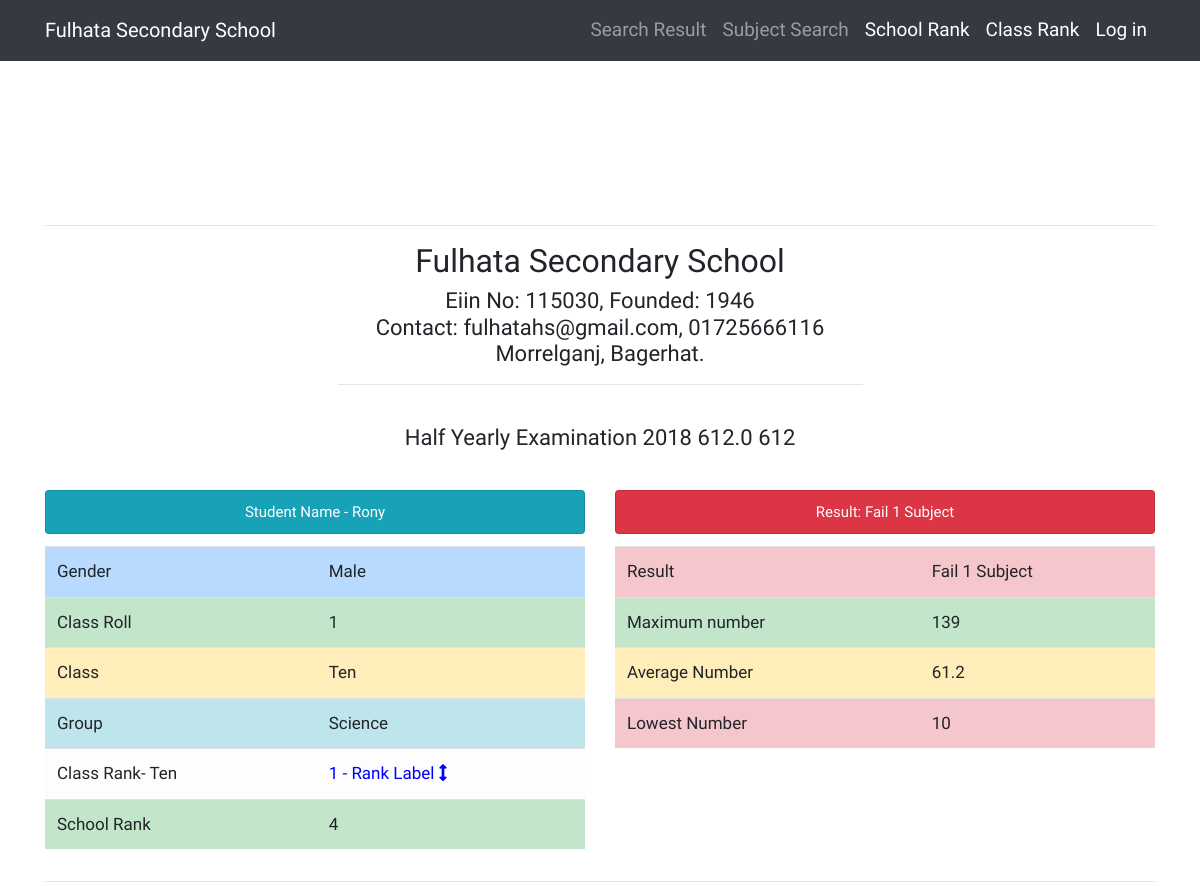
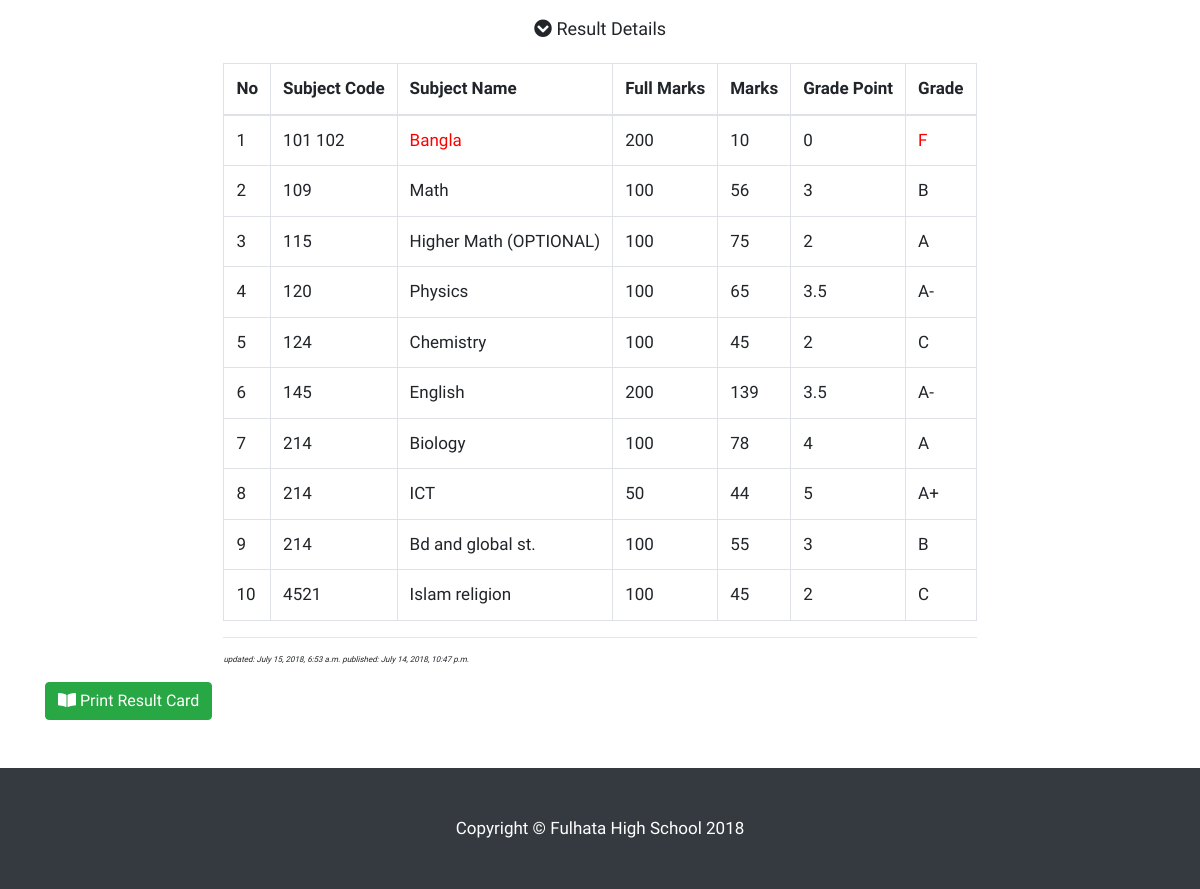
The app's page /results/45/std-detail/ with its own data (2 pictures, top to bottom).
### results/models.py (models this page shows, shortened)
class StdCommon(models.Model):
    pub_date = models.DateTimeField(auto_now_add=True)
    update_date = models.DateTimeField(auto_now=True)

class StudentInfo(StdCommon):
    std_name = models.CharField('Student Name',max_length=100, help_text='Type only student Full Name like as Nazmul Islam or Nazrul Islam')
    std_class = models.CharField('Student Class',max_length=2, choices=STD_CLASS, default=6, help_text='Select a class')
    std_roll = models.IntegerField('Roll Number',help_text='Type Student Roll Number (Only Number)')
    std_group=models.CharField('Group', choices=STD_GROUP, max_length=1, default='G')
    std_gender=models.CharField('Gender', max_length=10, choices=STD_GENDER, default='MALE')
    std_subjects = models.ManyToManyField(StdSubject)
    std_total_marks = models.FloatField('Total Marks', default=0, blank=True, null=True)
    std_gpa = models.CharField('GPA', max_length=50,default='F', blank=True, null=True)
    std_grade_point_total_sum=models.FloatField('Total Avg Number per Subject', blank=True, null=True) # toal grade point sum
    std_grade_point_total_subject_avg = models.FloatField(
        'Total GPA', blank=True, null=True) #avg gradepoint
    std_fail_subject=models.IntegerField('Fail Subject', blank=True, null=True)
    school_rank=models.IntegerField('Student Rank in School',default=0, blank=True, null=True)
    class_rank = models.IntegerField(
        'Student Rank in Class', default=0, blank=True, null=True)
    class Meta:
            verbose_name = ("Student Detail")
            verbose_name_plural = ("Student Detail's")
            ordering = ['std_roll']
    def total_marks_sum(self):
        std_id = self.id
        x = Marks.objects.filter(std_name=std_id).aggregate(
            total_number=Sum('subject_marks')).get('total_number', 0)
        return x

class StdCommon(models.Model):
    pub_date = models.DateTimeField(auto_now_add=True)
    update_date = models.DateTimeField(auto_now=True)

class Rank(models.Model):
    std = models.ForeignKey(StudentInfo, related_name='std', on_delete=models.CASCADE)
    total_marks = models.DecimalField(
        max_digits=5, decimal_places=2, help_text='Please give proper number', default=0)
    total_gpa = models.DecimalField(
        max_digits=5, decimal_places=2, help_text='Please give proper number', default=0)
    class_rank = models.IntegerField(default=0)
    school_rank=models.IntegerField('All School Rank', default=0)
    class Meta:
            verbose_name = ("Rank")
            verbose_name_plural = ("Rank")
            ordering = ['class_rank']

class Marks(StdCommon):
    std_name = models.ForeignKey(
        StudentInfo, on_delete=models.CASCADE)
    subject_name = models.ForeignKey(StdSubject, on_delete=models.CASCADE)
    subject_marks=models.DecimalField(max_digits=5, decimal_places=2, help_text='Please give proper number')
    subject_gradepoint=models.DecimalField('Grade Point', max_digits=3, decimal_places=1, blank=True, null=True, help_text="Please keep blank")
    subject_gpa = models.CharField('Subject GPA', max_length=5, blank=True, null=True, help_text="Please keep blank")
    class Meta:
        verbose_name = ("Mark Details")
        verbose_name_plural = ("Result Sheet Details")
        ordering = ['subject_name']

class StdSubject(StdCommon):
    subject_name = models.CharField('Subject Name', max_length=100)
    teacher=models.ForeignKey(SubjectTecher, on_delete=models.CASCADE, related_name='teacher')
    subject_group = models.CharField(
        'Subject Group', choices=STD_GROUP, default='G', max_length=10)
    subject_code=models.CharField('Subject Code', max_length=10)
    subjet_class = models.CharField(
        'Subject Class', max_length=2, choices=STD_CLASS, default='6')
    subject_type = models.CharField(
        'Subject Type', max_length=1, default=REGULAR, choices=SUBJECT_TYPE_CHOICE)
    subject_full_marks = models.DecimalField(
        'Full Marks', max_digits=5, decimal_places=2, default=100)
    subject_pass_marks = models.DecimalField(
        'Pass Marks', max_digits=5, decimal_places=2, default=33)
    subject_form_searh_name=models.CharField('Subject Search Form name', max_length=500, blank=True, null=True)
    class Meta:
        verbose_name = ("Subject")
        verbose_name_plural = ("Subject")
        ordering = ['subject_code']

### results/views.py (the view)
# urls.py: re_path(r'^(?P<pk>\d+)/std-detail/$', StudentDetails.as_view(), name='std_details'),
class StudentDetails(DetailView):
    template_name = 'results/student_details.html'
    model=StudentInfo
    def get_context_data(self, **kwargs):
        failed = 0
        same_subject=[]
        std=self.kwargs['pk']
        context = super(StudentDetails, self).get_context_data(**kwargs)
        std_gpa=StudentInfo.objects.get(id=std)
        for i in std_gpa.marks_set.filter(subject_name__subject_type__startswith='R').order_by('-pub_date'):
            if i.subject_name not in same_subject:
                same_subject.append(i.subject_name)
                if i.subject_gpa == 'F':
                    failed = failed+1
        context['subject_max_number'] = std_gpa.marks_set.all().aggregate(
            sp=Max('subject_marks')).get('sp', '0')
        context['sub_avg_number'] = std_gpa.marks_set.all().aggregate(
            sp=Avg('subject_marks')).get('sp', '0')
        context['subject_min_number'] = std_gpa.marks_set.all().aggregate(
            sp=Min('subject_marks')).get('sp', '0')
        context['ranks']=Rank.objects.get(std=std_gpa)
        subject_grade= ((std_gpa.marks_set.filter(
            subject_gradepoint__gte=1).aggregate(sp=Sum('subject_gradepoint')).get('sp', 0)))
        total_marks = ((std_gpa.marks_set.all().aggregate(
            sp=Sum('subject_marks')).get('sp', 0)))
        if subject_grade == None or total_marks == None:
            context['toatal_grade_point'] = 0
            context['total_marks'] = 0
        else:
            if int(std_gpa.std_class) == 6 or int(std_gpa.std_class) == 7 :
                context['toatal_grade_point'] = subject_grade/7
                context['total_marks'] = total_marks
            elif int(std_gpa.std_class) == 8:
                context['toatal_grade_point'] = subject_grade/7
                context['total_marks'] = total_marks
            elif int(std_gpa.std_class) == 9 or int(std_gpa.std_class) == 10:
                context['toatal_grade_point'] = subject_grade/9
                context['total_marks'] = total_marks
        context['fail'] = failed
        return context

### results/templates/results/student_details.html (shortened to what this page needs)
{% extends "results/base.html" %}
{% block main_content %}
<div class="col-md-6 offset-md-3  centered">
    <div>
        <h1 style="text-align:center" class="title_custom">
 Fulhata Secondary School
        </h1>
<h2 style="text-align:center" class="title_custom_two">
        Eiin No: 115030, Founded: 1946 <br> Contact: fulhatahs@gmail.com, 01725666116 Morrelganj, Bagerhat.
        </h2>
        <hr>
<p style="font-size:22px;padding:20px;text-align:center">Half Yearly Examination 2018 {{object.std_total_marks}} {{object.total_marks_sum}}</p>
    </div>
</div>
<div class="row">
<div class="col-md-6 centered">
    <p style="text-align:center;font-size:15px;color:white;padding:10px" class=" card bg-info text-white card-title">Student Name - {{object.std_name}}
    </p>
    <div>
        <table class="table">
            <tbody>
                    <tr class="table-primary">
                    <td>Gender</td>
                    <td>{{object.get_std_gender_display}}</td>
                </tr>
                <tr class="table-success">
                    <td>Class Roll</td>
                    <td>{{object.std_roll}}</td>
                </tr>
                <tr class="table-warning">
                    <td>Class</td>
                    <td>{{object.get_std_class_display}}</td>
                </tr>
                    <tr class="table-info">
                    <td>Group</td>
                    <td>{{object.get_std_group_display}}</td>
                </tr>
                {% if ranks.class_rank < object.std_roll %}
                <tr class="table-primary">
                    <td>Class Rank- {{object.get_std_class_display}}</td>
                    <td style="color:royalblue"> {{ranks.class_rank}} -  Rank Up
                        <i style="color:royalblue;font-size:25px" class="fas fa-angle-up"></i>
                    </td>
                </tr>
                {% elif ranks.class_rank == object.std_roll %}
                <tr class="table-light">
                    <td>Class Rank- {{object.get_std_class_display}}</td>
                    <td style="color:blue">{{ranks.class_rank}} - Rank Label
                    <i class="fas fa-arrows-alt-v"></i> </td>
                </tr>
                {% elif ranks.class_rank >  object.std_roll %}
                <tr class="table-danger">
                    <td>Class Rank- {{object.get_std_class_display}}</td>
                    <td style="color:red"> {{ranks.class_rank}} - Rank Down
                    <i style="color:red" class="fas fa-angle-down"></i> </td>
                    {% endif %}
                <tr class="table-success">
                    <td>School Rank</td>
                    <td>{{ranks.school_rank}}</td>
                </tr>
            </tbody>
        </table>
    </div>
</div>
<div class="col-md-6 centered">
    {% if fail >= 1 %}
<p style="text-align:center;font-size:15px;color:white;padding:10px" class=" card bg-danger text-white card-title">Result: Fail {{fail}} Subject</p>
    {% endif %}
<table class="table">
    <tbody>
            {% if fail >= 1 %}
            <tr class="table-danger">
                <td>Result</td>
                <td>Fail {{fail}} Subject</td>
            </tr>
                {% endif %}
        <tr class="table-success">
            <td>Maximum number</td>
            <td>{{subject_max_number}}</td>
        </tr>
        <tr class="table-warning">
            <td>Average Number</td>
            <td>{{sub_avg_number|floatformat}}</td>
        </tr>
        <tr class="table-danger">
            <td>Lowest Number</td>
            <td>{{subject_min_number|floatformat}}</td>
        </tr>
    </tbody>
</table>
</div>
</div>
<hr>
<div class="row">
    <div class="mx-auto  centered">
            {% if object.marks_set.all %}
            <p style="font-size:18px;padding:5px;text-align:center">
                <i class=" fas fa-chevron-circle-down"></i> Result Details
            </p>
            <table class="table table-hover table-bordered">
                <thead>
                    <tr>
                        <th>No</th>
                        <th>Subject Code</th>
                        <th>Subject Name</th>
                        <th>Full Marks</th>
                        <th>Marks</th>
                        <th>Grade Point</th>
                        <th>Grade</th>
                    </tr>
                </thead>
                <tbody>
                    {% for i in object.marks_set.all %}
                    <tr>
                        <td>{{forloop.counter}}</td>
                        <td>{{i.subject_name.subject_code}}</td>
                        {% if i.subject_gpa == "F" %}
                        <td style="color:red">
                        {% if i.subject_name.subject_type == 'O' %}
                        {{i.subject_name.subject_name}} ({{i.subject_name.get_subject_type_display}})
                        {% else %}
                        {{i.subject_name.subject_name}}
                        {% endif %}
                        </td>
                        {% else %}
                        <td>
                        {% if i.subject_name.subject_type == 'O' %}
                        {{i.subject_name.subject_name}} ({{i.subject_name.get_subject_type_display}})
                        {% else %}
                        {{i.subject_name.subject_name}}
                        {% endif %}
                        </td>
                        {% endif %}
                        <td>{{i.subject_name.subject_full_marks|floatformat}}</td>
                        <td>{{i.subject_marks|floatformat}}</td>
                        <td>{{i.subject_gradepoint|floatformat}}</td>
                        {% if i.subject_gpa == "F" %}
                        <td style="color:red">{{i.subject_gpa}}</td>
                        {% else %}
                        <td>{{i.subject_gpa}}</td>
                        {% endif %}
                    </tr>
                    {% endfor %}
                </tbody>
            </table>
            {% else %}
            <p>no update</p>
            {% endif %}
            <hr>
            <p style="font-size:8px">
            <i>updated: {{object.update_date}} published: {{object.pub_date}}</i>
            </p>
    </div>
</div>
<div>
    <div>
<a href="{% url 'pdf' object.id%}" target="_blank">
            <button type="button" class="btn btn-success">
            <i class="fas fa-book-open"></i> Print Result Card
            </button>
        </a>
    </div>
</div>
{% endblock main_content %}

### results/templates/results/base.html (shortened to what this page needs)
{% load static %}
<!DOCTYPE html>
<html lang="en">
<head>
    <link rel="stylesheet" href="https://use.fontawesome.com/releases/v5.1.0/css/all.css"
>
    <link href="{% static '/results/vendor/bootstrap/css/bootstrap.min.css' %}" rel="stylesheet">
    <link href="{% static 'results/css/full-width-pics.css' %}" rel="stylesheet">
</head>
<body>
    <nav class="navbar navbar-expand-lg navbar-dark bg-dark fixed-top ">
        <div class="container">
            <a class="navbar-brand" href="{% url 'home_app' %}">Fulhata Secondary School</a>
            <div class="collapse navbar-collapse" id="navbarResponsive">
                <ul class="navbar-nav ml-auto">
                    <li class="nav-item">
                        <a class="nav-link" href="{% url 'home' %}">Search Result</a>
                    </li>
                    <li class="nav-item">
                        <a class="nav-link" href="{% url 'subject_search' %}">Subject Search</a>
                    </li>
                    <li class="nav-item active">
                        <a class="nav-link" href="{% url 'rank' %}">School Rank</a>
                    </li>
                    <li class="nav-item active">
                        <a class="nav-link" href="{% url 'all_rank_search' %}">Class Rank</a>
                    </li>
                    <li class="nav-item active">
                        <a class="nav-link" href="{% url 'admin:index' %}">Log in</a>
                    </li>
                </ul>
            </div>
        </div>
    </nav>
    <section class="py-5">
        <div class="container">
            <div class="row">
                <div class="mx-auto col-md-8 offset-md-2  centered" style="margin-bottom:10px">
                        <img class="img-fluid d-block mx-auto" style="height:5em" src="{% static 'results/logo.jpg' %}" alt="">
                </div>
            </div>
            <hr>
            {% block main_content %}
            {% endblock main_content %}
        </div>
    </section>
    <footer class="py-5 bg-dark">
        <div class="container">
            <p class="m-0 text-center text-white">Copyright &copy; Fulhata High School 2018</p>
        </div>
    </footer>
</body>
</html>

### results/static/results/css/full-width-pics.css (style rules this page uses)
body { padding-top: 54px; }
@media (min-width: 992px) { body { padding-top: 56px; } }

### results/templates/results/base.html (style rules this page uses)
body { font-family: 'Actor';font-size: 19px; }
p,td,tr,button,h1,h2,h3,h4,h5 { font-family: 'Amiko';font-size: 17px; }
.title_custom { font-family: 'Amita';font-size: 32px;font-weight: 35px; }
.title_custom_two { font-family: 'Almendra';font-size: 22px; }

### records on screen
StudentInfo: std_total_marks "612.0", total_marks_sum "612", std_name "Rony", std_gender "Male", std_roll "1", std_class "Ten", std_group "Science"
Rank: class_rank "1", school_rank "4"
Marks: subject_name.subject_code "101 102", subject_name.subject_name "Bangla", subject_name.subject_full_marks "200", subject_marks "10", subject_gradepoint "0", subject_gpa "F"
Marks: subject_name.subject_code "109", subject_name.subject_name "Math", subject_name.subject_full_marks "100", subject_marks "56", subject_gradepoint "3", subject_gpa "B"
Marks: subject_name.subject_code "115", subject_name.subject_name "Higher Math", subject_name.subject_type "OPTIONAL", subject_name.subject_full_marks "100", subject_marks "75", subject_gradepoint "2", subject_gpa "A"
Marks: subject_name.subject_code "120", subject_name.subject_name "Physics", subject_name.subject_full_marks "100", subject_marks "65", subject_gradepoint "3.5", subject_gpa "A-"
Marks: subject_name.subject_code "124", subject_name.subject_name "Chemistry", subject_name.subject_full_marks "100", subject_marks "45", subject_gradepoint "2", subject_gpa "C"
Marks: subject_name.subject_code "145", subject_name.subject_name "English", subject_name.subject_full_marks "200", subject_marks "139", subject_gradepoint "3.5", subject_gpa "A-"
Marks: subject_name.subject_code "214", subject_name.subject_name "Biology", subject_name.subject_full_marks "100", subject_marks "78", subject_gradepoint "4", subject_gpa "A"
Marks: subject_name.subject_code "214", subject_name.subject_name "ICT", subject_name.subject_full_marks "50", subject_marks "44", subject_gradepoint "5", subject_gpa "A+"
Marks: subject_name.subject_code "214", subject_name.subject_name "Bd and global st.", subject_name.subject_full_marks "100", subject_marks "55", subject_gradepoint "3", subject_gpa "B"
Marks: subject_name.subject_code "4521", subject_name.subject_name "Islam religion", subject_name.subject_full_marks "100", subject_marks "45", subject_gradepoint "2", subject_gpa "C"
StdCommon: update_date "July 15, 2018, 6:53 a.m.", pub_date "July 14, 2018, 10:47 p.m."

### other values on screen
{{ fail }} "1"
{{ subject_max_number }} "139"
{{ sub_avg_number|floatformat }} "61.2"
{{ subject_min_number|floatformat }} "10"
